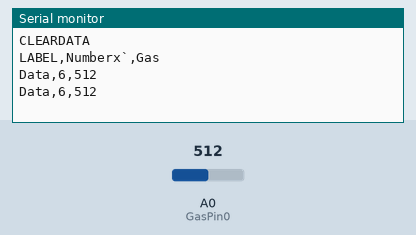
Recording of a sketch running on a simulated ESP8266 (NodeMCU). Shown: the last lines printed to the serial monitor. The test bench sets the inputs (shaded band); at power-on: A0 (GasPin0) = 512.

Above: at 2.8 s.
2.9 s: A0 (GasPin0) set to 716
At 4.8 s:
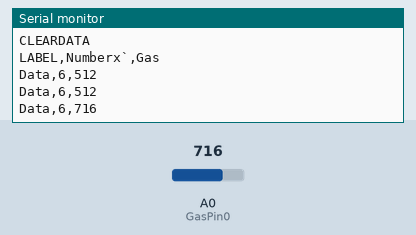
5.6 s: A0 (GasPin0) set to 900
At 7.0 s:
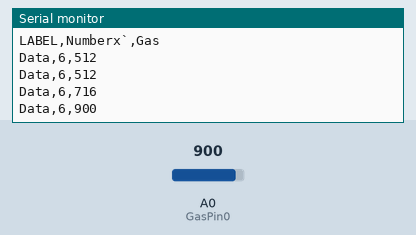
Timing chart, 0 to 8.6 s (numbered marks = the images above; inputs shaded):
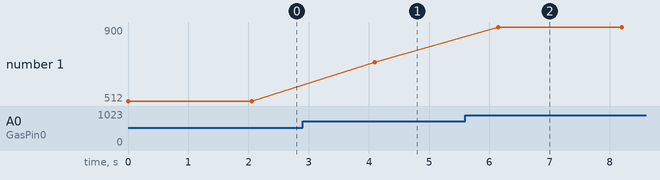

Measured:
- after the input at 2.9 s, the serial monitor: prints a new line after 1.2 s (image 1)
- after the input at 5.6 s, the serial monitor: prints a new line after 0.55 s (image 2)
- plotted number 1: 512 → 716 after the input at 2.9 s, 716 → 900 after the input at 5.6 s

The sketch:

gas_sensor_test_2020_11_19.ino
```cpp
int GasPin0 = A0;   // 가스센서 입력을 위한 아날로그 핀
/*int GasPin1 = A1;
int GasPin2 = A2;
int GasPin3 = A3;
int GasPin4 = A4;
int GasPin5 = A5;

 */
void setup() {

  pinMode(GasPin0 ,INPUT);   // 아날로그 핀 A0를 입력모드로 설정
  /*pinMode(GasPin1 ,INPUT);
  pinMode(GasPin2 ,INPUT);
  pinMode(GasPin3 ,INPUT);
  pinMode(GasPin4 ,INPUT);
  pinMode(GasPin5 ,INPUT);*/
  Serial.println("CLEARDATA");
  Serial.println("LABEL,Numberx`,Gas");
  Serial.begin(115200);

}


void loop() {
  int value = 0;
  Serial.print("Data,");
  Serial.print("6,");
  Serial.print(analogRead(GasPin0));
  delay(50);

  /*Serial.print("Data,");
  Serial.print("13,");
  Serial.println(analogRead(GasPin1));
  delay(200);

  Serial.print("Data,");
  Serial.print("11,");
  Serial.println(analogRead(GasPin2));
  delay(200);

  Serial.print("Data,");
  Serial.print("10,");
  Serial.println(analogRead(GasPin3));
  delay(200);

  Serial.print("Data,");
  Serial.print("9,");
  Serial.println(analogRead(GasPin4));
  delay(200);


  Serial.print("Data,");
  Serial.print("8,");
  Serial.println(analogRead(GasPin5));
  delay(200);

*/

 Serial.println();
  // 가스센서로부터 아날로그 데이터를 받아와 시리얼 모니터로 출력함
  delay(2000);  // 3s 대기

}
```
